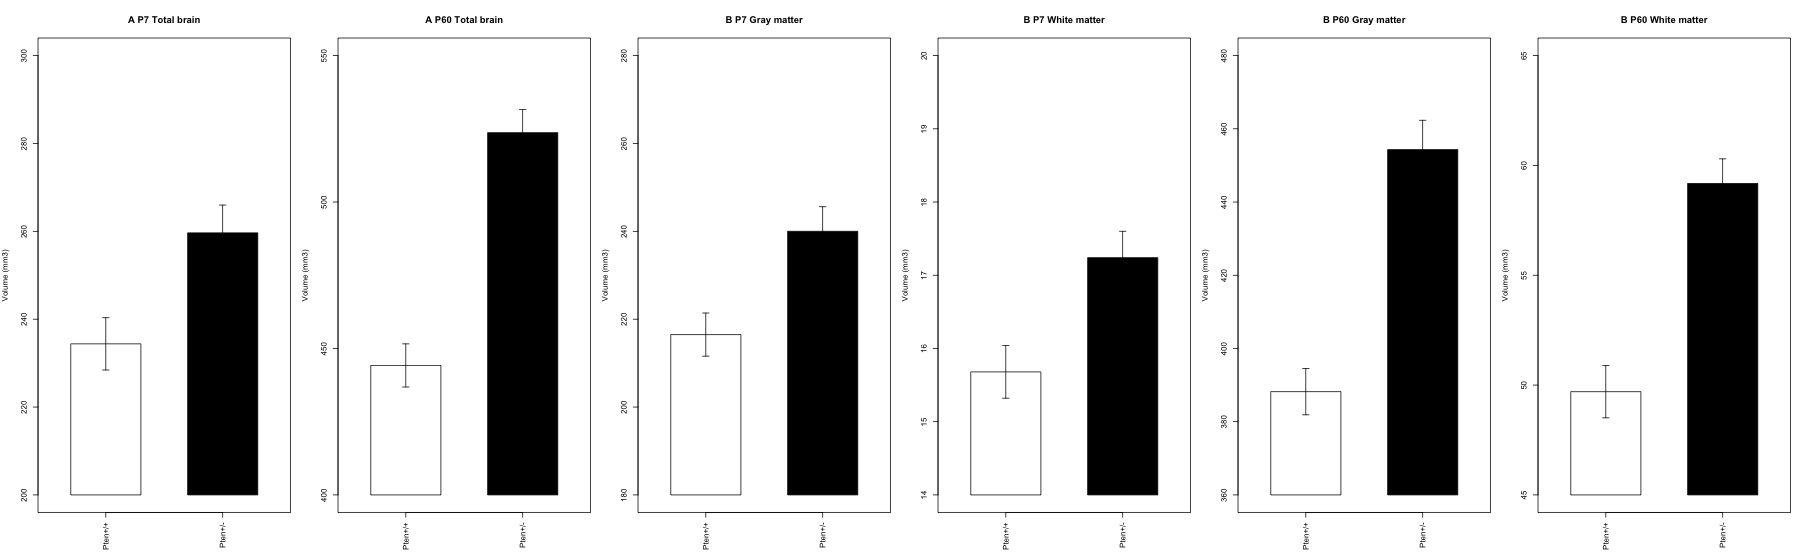

Write the R code that produced this figure.
## Replot the extracted source bars with their panel-specific axis scales and SEM.
me <- "ClippertonAllen_etal_2019_Figure1_replot.R"
a <- grep("^--file=", commandArgs(FALSE), value=TRUE)
if (!length(a) || basename(sub("^--file=", "", a[1])) != me) stop("Run with Rscript")
folder <- dirname(normalizePath(sub("^--file=", "", a[1])))
base <- sub("_replot\\.R$", "", me)
d <- read.csv(file.path(folder, paste0(base,".csv")), check.names=FALSE)
key <- paste(d$source_panel,d$age,d$Structure_as_published,sep="|")
groups <- unique(key)
png(file.path(folder,paste0(base,"_replot.png")),width=1800,height=560)
par(mfrow=c(1,length(groups)),mar=c(5,4,4,1))
for (g in groups) {
 z <- d[key==g,]
 stopifnot(nrow(z)==2L)
 ymin <- z$Axis_min.mm3[1]; ymax <- z$Axis_max.mm3[1]
 plot(NA,xlim=c(0.5,2.5),ylim=c(ymin,ymax),xlab="",ylab="Volume (mm3)",xaxt="n",main=paste(z$source_panel[1],z$age[1],z$Structure_as_published[1]))
 axis(1,at=1:2,labels=z$genotype,las=2)
 rect(1:2-0.3,ymin,1:2+0.3,z$Volume.mm3,col=c("white","black"),border="black")
 arrows(1:2,z$Volume.mm3-z$SEM_approx.mm3,1:2,z$Volume.mm3+z$SEM_approx.mm3,angle=90,code=3,length=0.05)
}
dev.off()
